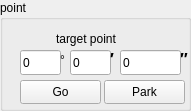
   <widget class="QGroupBox" name="groupBox_16">
    <property name="geometry">
     <rect>
      <x>10</x>
      <y>390</y>
      <width>191</width>
      <height>111</height>
     </rect>
    </property>
    <property name="title">
     <string>point</string>
    </property>
    <widget class="QLineEdit" name="lineEdit_c1_targetD">
     <property name="geometry">
      <rect>
       <x>20</x>
       <y>50</y>
       <width>41</width>
       <height>25</height>
      </rect>
     </property>
     <property name="text">
      <string>0</string>
     </property>
    </widget>
    <widget class="QLabel" name="label_9">
     <property name="geometry">
      <rect>
       <x>180</x>
       <y>50</y>
       <width>20</width>
       <height>20</height>
      </rect>
     </property>
     <property name="text">
      <string>&lt;!DOCTYPE HTML PUBLIC &quot;-//W3C//DTD HTML 4.0//EN&quot; &quot;http://www.w3.org/TR/REC-html40/strict.dtd&quot;&gt;
&lt;html&gt;&lt;head&gt;&lt;meta name=&quot;qrichtext&quot; content=&quot;1&quot; /&gt;&lt;style type=&quot;text/css&quot;&gt;
p, li { white-space: pre-wrap; }
&lt;/style&gt;&lt;/head&gt;&lt;body style=&quot; font-family:'Sans'; font-size:10pt; font-weight:400; font-style:normal;&quot;&gt;
&lt;p style=&quot; margin-top:0px; margin-bottom:0px; margin-left:0px; margin-right:0px; -qt-block-indent:0; text-indent:0px;&quot;&gt;&lt;span style=&quot; font-size:12pt; font-weight:600;&quot;&gt;″&lt;/span&gt;&lt;/p&gt;&lt;/body&gt;&lt;/html&gt;</string>
     </property>
    </widget>
    <widget class="QLineEdit" name="lineEdit_c1_targetS">
     <property name="geometry">
      <rect>
       <x>120</x>
       <y>50</y>
       <width>61</width>
       <height>25</height>
      </rect>
     </property>
     <property name="text">
      <string>0</string>
     </property>
    </widget>
    <widget class="QLineEdit" name="lineEdit_c1_targetM">
     <property name="geometry">
      <rect>
       <x>70</x>
       <y>50</y>
       <width>41</width>
       <height>25</height>
      </rect>
     </property>
     <property name="text">
      <string>0</string>
     </property>
    </widget>
    <widget class="QLabel" name="label_10">
     <property name="geometry">
      <rect>
       <x>60</x>
       <y>50</y>
       <width>16</width>
       <height>20</height>
      </rect>
     </property>
     <property name="text">
      <string>°</string>
     </property>
    </widget>
    <widget class="QLabel" name="label_14">
     <property name="geometry">
      <rect>
       <x>50</x>
       <y>31</y>
       <width>72</width>
       <height>16</height>
      </rect>
     </property>
     <property name="text">
      <string>target point</string>
     </property>
     <property name="alignment">
      <set>Qt::AlignCenter</set>
     </property>
    </widget>
    <widget class="QLabel" name="label_12">
     <property name="geometry">
      <rect>
       <x>110</x>
       <y>50</y>
       <width>20</width>
       <height>20</height>
      </rect>
     </property>
     <property name="text">
      <string>&lt;!DOCTYPE HTML PUBLIC &quot;-//W3C//DTD HTML 4.0//EN&quot; &quot;http://www.w3.org/TR/REC-html40/strict.dtd&quot;&gt;
&lt;html&gt;&lt;head&gt;&lt;meta name=&quot;qrichtext&quot; content=&quot;1&quot; /&gt;&lt;style type=&quot;text/css&quot;&gt;
p, li { white-space: pre-wrap; }
&lt;/style&gt;&lt;/head&gt;&lt;body style=&quot; font-family:'Sans'; font-size:10pt; font-weight:400; font-style:normal;&quot;&gt;
&lt;p style=&quot; margin-top:0px; margin-bottom:0px; margin-left:0px; margin-right:0px; -qt-block-indent:0; text-indent:0px;&quot;&gt;&lt;span style=&quot; font-size:12pt; font-weight:600;&quot;&gt;′&lt;/span&gt;&lt;/p&gt;&lt;/body&gt;&lt;/html&gt;</string>
     </property>
    </widget>
    <widget class="QPushButton" name="pushButton_c1_go">
     <property name="geometry">
      <rect>
       <x>20</x>
       <y>80</y>
       <width>81</width>
       <height>24</height>
      </rect>
     </property>
     <property name="text">
      <string>Go</string>
     </property>
    </widget>
    <widget class="QPushButton" name="pushButton_c1_park">
     <property name="geometry">
      <rect>
       <x>104</x>
       <y>80</y>
       <width>81</width>
       <height>24</height>
      </rect>
     </property>
     <property name="text">
      <string>Park</string>
     </property>
    </widget>
   </widget>
